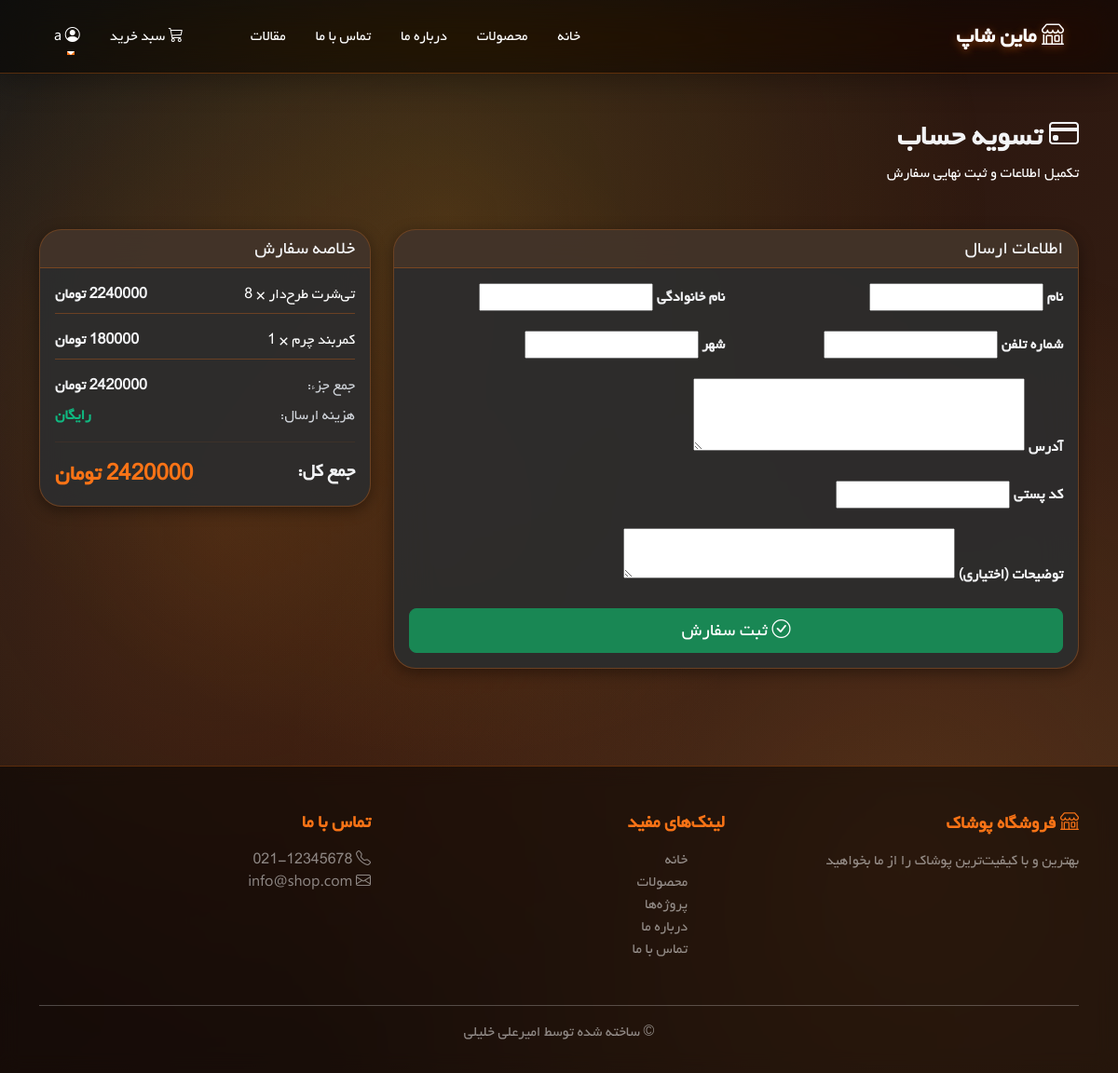
The app's page /checkout/ (signed in), older data.
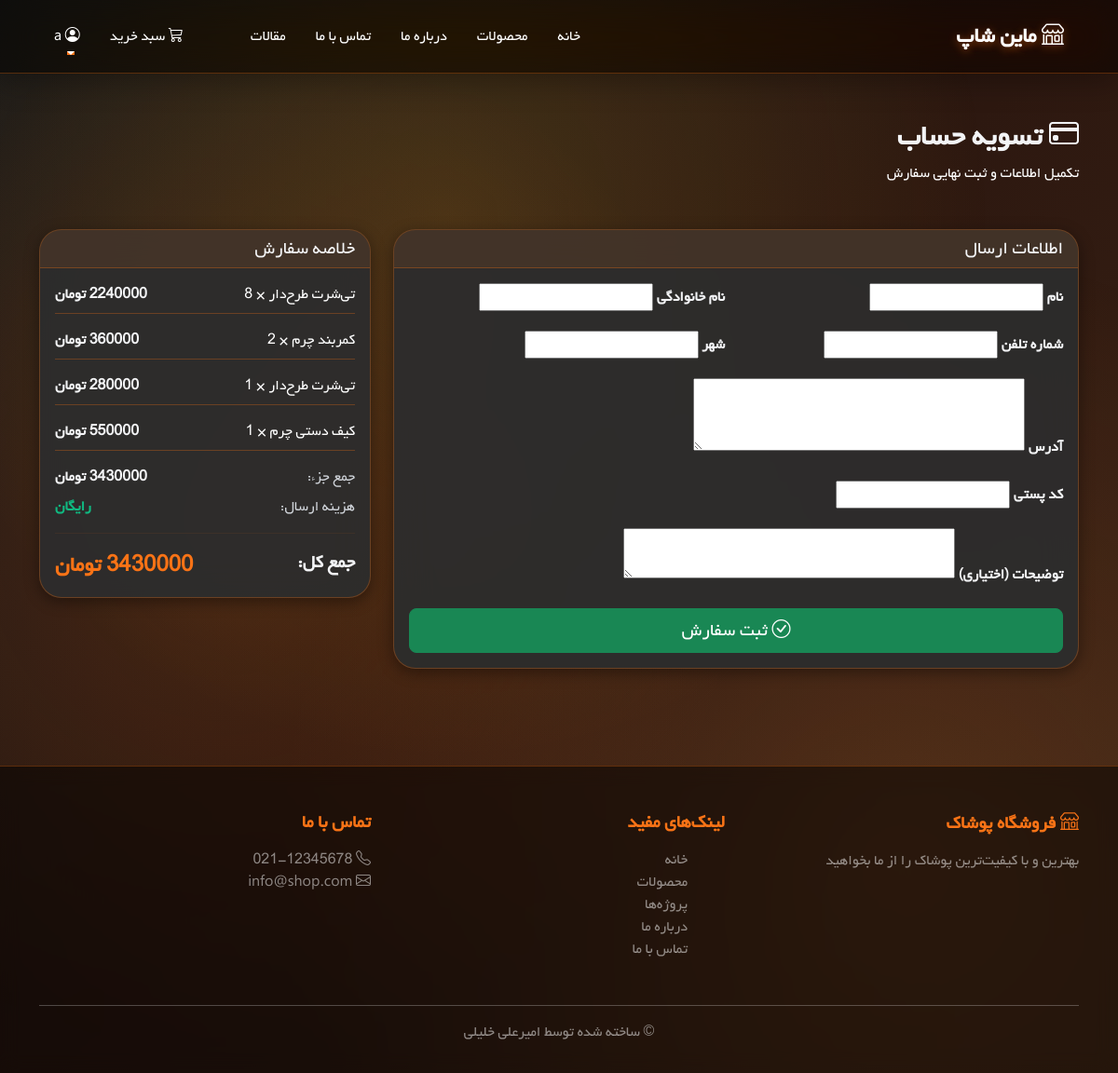
The same page, newer data.
### shop/models.py (models this page shows, shortened)
class CartItem(models.Model):
    cart = models.ForeignKey(Cart, on_delete=models.CASCADE,
                              related_name='items', verbose_name='سبد خرید')
    product = models.ForeignKey(Product, on_delete=models.CASCADE, verbose_name='محصول')
    quantity = models.PositiveIntegerField(default=1, verbose_name='تعداد')
    size = models.CharField(max_length=10, blank=True, verbose_name='سایز')
    color = models.CharField(max_length=50, blank=True, verbose_name='رنگ')
    class Meta:
        verbose_name = 'آیتم سبد'
        verbose_name_plural = 'آیتم‌های سبد'
    def get_total_price(self):
        return self.product.get_final_price() * self.quantity

class Product(models.Model):
    SIZE_CHOICES = [
        ('XS', 'XS'),
        ('S', 'S'),
        ('M', 'M'),
        ('L', 'L'),
        ('XL', 'XL'),
        ('XXL', 'XXL'),
    ]
    category = models.ForeignKey(Category, on_delete=models.CASCADE,
                                  related_name='products', verbose_name='دسته‌بندی')
    name = models.CharField(max_length=200, verbose_name='نام محصول')
    slug = models.SlugField(max_length=200, unique=True, allow_unicode=True)
    description = models.TextField(verbose_name='توضیحات')
    price = models.DecimalField(max_digits=12, decimal_places=0, verbose_name='قیمت (تومان)')
    discount_price = models.DecimalField(max_digits=12, decimal_places=0,
                                          blank=True, null=True, verbose_name='قیمت با تخفیف')
    image = models.ImageField(upload_to='products/', blank=True, null=True, verbose_name='تصویر اصلی')
    image2 = models.ImageField(upload_to='products/', blank=True, null=True, verbose_name='تصویر دوم')
    image3 = models.ImageField(upload_to='products/', blank=True, null=True, verbose_name='تصویر سوم')
    stock = models.PositiveIntegerField(default=0, verbose_name='موجودی')
    available = models.BooleanField(default=True, verbose_name='موجود')
    sizes = models.CharField(max_length=50, blank=True, verbose_name='سایزهای موجود',
                              help_text='مثال: S,M,L,XL')
    colors = models.CharField(max_length=200, blank=True, verbose_name='رنگ‌های موجود',
                               help_text='مثال: قرمز,آبی,سبز')
    is_featured = models.BooleanField(default=False, verbose_name='ویژه')
    created_at = models.DateTimeField(auto_now_add=True)
    updated_at = models.DateTimeField(auto_now=True)
    class Meta:
        verbose_name = 'محصول'
        verbose_name_plural = 'محصولات'
        ordering = ['-created_at']
    def get_final_price(self):
        return self.discount_price if self.discount_price else self.price

class Cart(models.Model):
    user = models.ForeignKey(User, on_delete=models.CASCADE,
                              related_name='carts', verbose_name='کاربر')
    created_at = models.DateTimeField(auto_now_add=True)
    updated_at = models.DateTimeField(auto_now=True)
    is_active = models.BooleanField(default=True)
    class Meta:
        verbose_name = 'سبد خرید'
        verbose_name_plural = 'سبدهای خرید'
    def get_total_price(self):
        return sum(item.get_total_price() for item in self.items.all())
    def get_items_count(self):
        return sum(item.quantity for item in self.items.all())

### shop/views.py (the view)
# urls.py: path('checkout/', views.checkout, name='checkout'),
@login_required
def checkout(request):
    cart = Cart.objects.filter(user=request.user, is_active=True).first()
    if not cart or cart.items.count() == 0:
        messages.warning(request, 'سبد خرید شما خالی است.')
        return redirect('shop:cart')
    profile, created = UserProfile.objects.get_or_create(user=request.user)
    if request.method == 'POST':
        form = CheckoutForm(request.POST)
        if form.is_valid():
            order = form.save(commit=False)
            order.user = request.user
            order.total_price = cart.get_total_price()
            order.status = 'pending'
            order.save()
            for item in cart.items.all():
                OrderItem.objects.create(
                    order=order,
                    product=item.product,
                    quantity=item.quantity,
                    price=item.product.get_final_price(),
                    size=item.size,
                    color=item.color
                )
            cart.is_active = False
            cart.save()
            messages.success(request, f'سفارش شما با موفقیت ثبت شد. شماره سفارش: {order.id}')
            return redirect('shop:order_detail', order_id=order.id)
    else:
        initial_data = {
            'first_name': request.user.first_name,
            'last_name': request.user.last_name,
            'phone': profile.phone,
            'address': profile.address,
            'city': profile.city,
            'postal_code': profile.postal_code,
        }
        form = CheckoutForm(initial=initial_data)
    context = {
        'cart': cart,
        'form': form,
    }
    return render(request, 'shop/checkout.html', context)

### shop/forms.py
class CheckoutForm(forms.ModelForm):
    class Meta:
        model = Order
        fields = ['first_name', 'last_name', 'phone', 'address', 'city', 'postal_code', 'notes']
        labels = {
            'first_name': 'نام',
            'last_name': 'نام خانوادگی',
            'phone': 'شماره تلفن',
            'address': 'آدرس',
            'city': 'شهر',
            'postal_code': 'کد پستی',
            'notes': 'توضیحات (اختیاری)',
        }
        widgets = {
            'address': forms.Textarea(attrs={'rows': 3}),
            'notes': forms.Textarea(attrs={'rows': 2}),
        }

### shop/context_processors.py (called while the page is built)
def cart_count(request):
    count = 0
    if request.user.is_authenticated:
        try:
            cart = Cart.objects.filter(user=request.user, is_active=True).first()
            if cart:
                count = cart.get_items_count()
        except:
            pass
    return {'cart_items_count': count}

### templates/shop/checkout.html (shortened to what the changed rows need)
{% extends 'base.html' %}
{% block content %}
<div class="container my-5">
    <div class="checkout-header">
        <h2 class="fw-bold mb-2"><i class="bi bi-credit-card"></i> تسویه حساب</h2>
    </div>
    <div class="row">
        <div class="col-md-4">
            <div class="card checkout-card">
                <div class="card-body">
                    {% for item in cart.items.all %}
                    <div class="d-flex justify-content-between mb-3 pb-2 border-bottom" style="border-color: var(--card-border) !important;">
                        <span class="text-white">{{ item.product.name }} × {{ item.quantity }}</span>
                        <span class="fw-semibold" style="color: var(--text-primary);">{{ item.get_total_price|floatformat:0 }} تومان</span>
                    </div>
                    {% endfor %}
                    <div class="d-flex justify-content-between mb-2 mt-3">
                        <span style="color: var(--text-secondary);">جمع جزء:</span>
                        <span class="fw-semibold" style="color: var(--text-primary);">{{ cart.get_total_price|floatformat:0 }} تومان</span>
                    </div>
                    <div class="d-flex justify-content-between">
                        <span class="fs-5 fw-bold" style="color: var(--text-primary);">جمع کل:</span>
                        <span class="fs-4 fw-bold price-new">{{ cart.get_total_price|floatformat:0 }} تومان</span>
                    </div>
                </div>
            </div>
        </div>
    </div>
</div>
{% endblock %}

Row changes from the older to the newer data that the page shows:
changed CartItem "کمربند چرم": quantity "1" → "2"; get_total_price "180000" → "360000"
added CartItem: product.name "تی‌شرت طرح‌دار", quantity "1", get_total_price "280000"
added CartItem: product.name "کیف دستی چرم", quantity "1", get_total_price "550000"
changed through a linked row, Cart: get_total_price "2420000" → "3430000"
